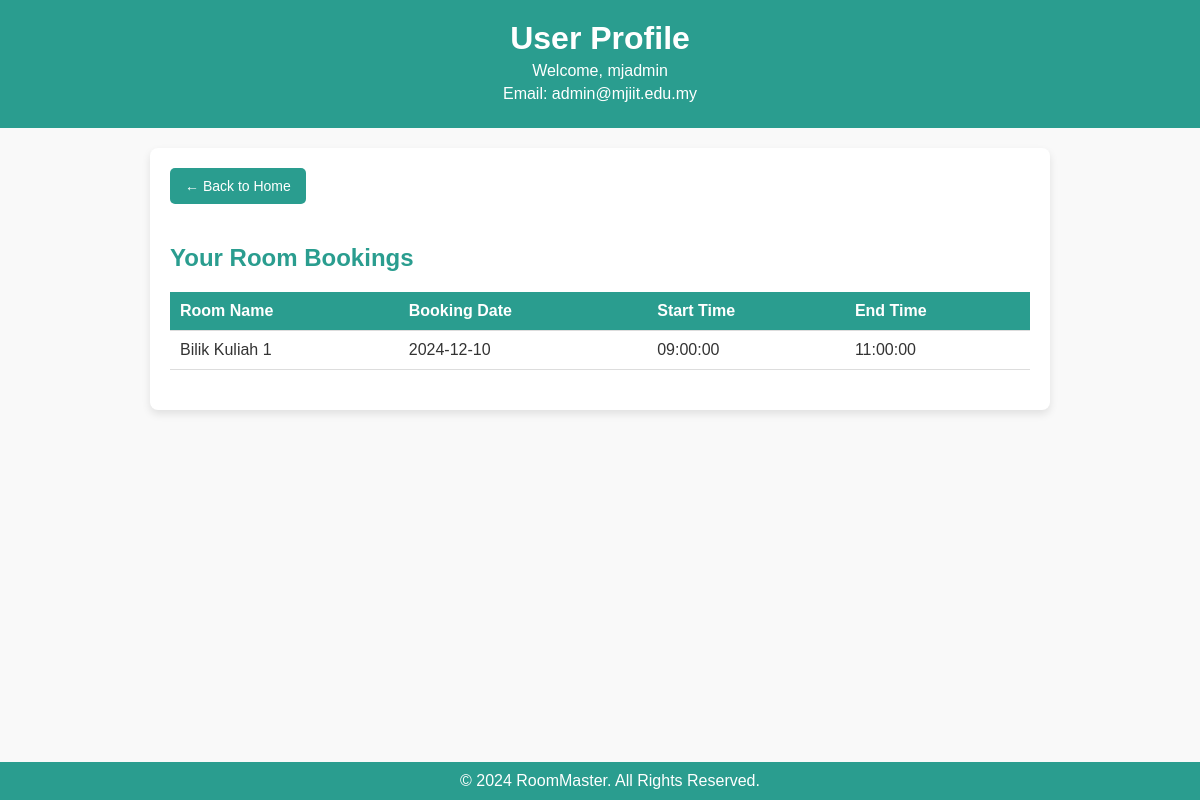
The app's page /profile.php (signed in) with its own data.
### tables this page shows
CREATE TABLE IF NOT EXISTS users (
    user_id INT AUTO_INCREMENT PRIMARY KEY,
    username VARCHAR(255) NOT NULL UNIQUE,
    password VARCHAR(255) NOT NULL,   
    email VARCHAR(255) NOT NULL UNIQUE
);

CREATE TABLE IF NOT EXISTS bookings (
    booking_id INT AUTO_INCREMENT PRIMARY KEY,
    user_id INT NOT NULL,
    room_id INT NOT NULL,
    booking_date DATE NOT NULL,
    start_time TIME NOT NULL,
    end_time TIME NOT NULL,
    status ENUM('Confirmed', 'Cancelled', 'Completed') NOT NULL DEFAULT 'Confirmed',
    FOREIGN KEY (user_id) REFERENCES users(user_id),
    FOREIGN KEY (room_id) REFERENCES rooms(room_id)
);

CREATE TABLE IF NOT EXISTS rooms (
    room_id INT AUTO_INCREMENT PRIMARY KEY,
    room_name VARCHAR(255) NOT NULL,
    location VARCHAR(255) NOT NULL,
    capacity INT NOT NULL,
    equipment TEXT,   
    pricing DECIMAL(10, 2) DEFAULT 0.00,
    image VARCHAR(255),   
    status ENUM('Available', 'Booked', 'Maintenance') NOT NULL DEFAULT 'Available'
);

### profile.php (the view, shortened to what this page needs)
<?php
include('db_connect.php');
$user_id = $_SESSION['user_id'];
$query = "SELECT username, email FROM users WHERE user_id = ?";
$stmt = $conn->prepare($query);
$stmt->bind_param("i", $user_id);
$stmt->execute();
$result = $stmt->get_result();
if ($result->num_rows > 0) {
    $user = $result->fetch_assoc();
} else {
    echo "User not found.";
    exit;
}
$booking_query = "SELECT rooms.room_name, bookings.booking_date, bookings.start_time, bookings.end_time
                  FROM bookings
                  JOIN rooms ON bookings.room_id = rooms.room_id
                  WHERE bookings.user_id = ?";
$booking_stmt = $conn->prepare($booking_query);
$booking_stmt->bind_param("i", $user_id);
$booking_stmt->execute();
$booking_result = $booking_stmt->get_result();
?>
<!DOCTYPE html>
<html lang="en">
<head>
</head>
<body>
<header>
    <h1>User Profile</h1>
    <p>Welcome, <?php echo htmlspecialchars($user['username']); ?></p>
    <p>Email: <?php echo htmlspecialchars($user['email']); ?></p>
</header>
<div class="container">
    <a href="home.php" class="back-button">← Back to Home</a>
    <div class="content">
        <h2>Your Room Bookings</h2>
        <?php if ($booking_result->num_rows > 0): ?>
            <table>
                <thead>
                    <tr>
                        <th>Room Name</th>
                        <th>Booking Date</th>
                        <th>Start Time</th>
                        <th>End Time</th>
                    </tr>
                </thead>
                <tbody>
                    <?php while ($booking = $booking_result->fetch_assoc()): ?>
                        <tr>
                            <td><?php echo htmlspecialchars($booking['room_name']); ?></td>
                            <td><?php echo htmlspecialchars($booking['booking_date']); ?></td>
                            <td><?php echo htmlspecialchars($booking['start_time']); ?></td>
                            <td><?php echo htmlspecialchars($booking['end_time']); ?></td>
                        </tr>
                    <?php endwhile; ?>
                </tbody>
            </table>
        <?php else: ?>
            <p>No bookings found.</p>
        <?php endif; ?>
    </div>
</div>
<footer>
    &copy; <?php echo date("Y"); ?> RoomMaster. All Rights Reserved.
</footer>
</body>
</html>

### profile.php (style rules this page uses)
body { font-family: Arial, sans-serif; margin: 0; padding: 0; background: #f9f9f9; color: #333; }
header { background: #2a9d8f; color: #fff; padding: 20px; text-align: center; }
header h1 { margin: 0; }
header p { margin: 5px 0; }
.container { max-width: 900px; margin: 20px auto; background: #fff; border-radius: 8px; box-shadow: 0 4px 8px rgba(0, 0, 0, 0.1); overflow: hidden; }
.back-button { display: inline-block; margin: 20px; padding: 10px 15px; background: #2a9d8f; color: #fff; text-decoration: none; border-radius: 5px; font-size: 14px; }
.content { padding: 20px; }
.content h2 { margin-top: 0; color: #2a9d8f; }
table { width: 100%; border-collapse: collapse; margin: 20px 0; }
table th, table td { padding: 10px; text-align: left; border-bottom: 1px solid #ddd; }
table th { background: #2a9d8f; color: #fff; }
footer { text-align: center; padding: 10px; background: #2a9d8f; color: #fff; position: absolute; width: 100%; bottom: 0; }

### records on screen
users: username "mjadmin", email "admin@mjiit.edu.my"
bookings: room.room_name "Bilik Kuliah 1", booking_date "2024-12-10", start_time "09:00:00", end_time "11:00:00"
